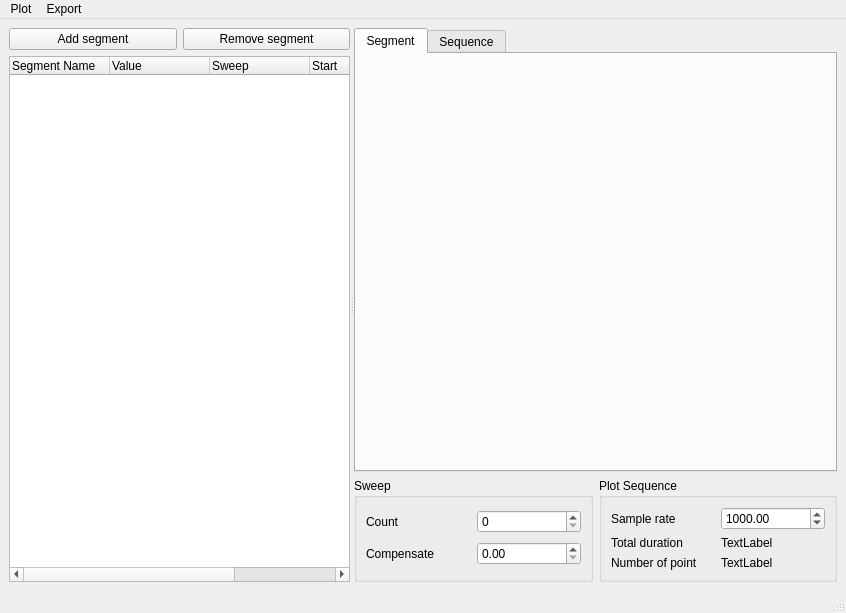
<?xml version="1.0" encoding="UTF-8"?>
<ui version="4.0">
 <class>MainWindow</class>
 <widget class="QMainWindow" name="MainWindow">
  <property name="geometry">
   <rect>
    <x>0</x>
    <y>0</y>
    <width>846</width>
    <height>613</height>
   </rect>
  </property>
  <property name="windowTitle">
   <string>MainWindow</string>
  </property>
  <widget class="QWidget" name="centralwidget">
   <layout class="QVBoxLayout" name="verticalLayout_4">
    <item>
     <widget class="QSplitter" name="splitter">
      <property name="orientation">
       <enum>Qt::Horizontal</enum>
      </property>
      <widget class="QWidget" name="verticalLayoutWidget_2">
       <layout class="QVBoxLayout" name="verticalLayout_3">
        <item>
         <layout class="QHBoxLayout" name="horizontalLayout">
          <item>
           <widget class="QPushButton" name="bt_add_segment">
            <property name="text">
             <string>Add segment</string>
            </property>
           </widget>
          </item>
          <item>
           <widget class="QPushButton" name="bt_rm_segment">
            <property name="text">
             <string>Remove segment</string>
            </property>
           </widget>
          </item>
         </layout>
        </item>
        <item>
         <widget class="QTreeWidget" name="tree">
          <property name="sizePolicy">
           <sizepolicy hsizetype="MinimumExpanding" vsizetype="Expanding">
            <horstretch>0</horstretch>
            <verstretch>0</verstretch>
           </sizepolicy>
          </property>
          <column>
           <property name="text">
            <string>Segment Name</string>
           </property>
          </column>
          <column>
           <property name="text">
            <string>Value</string>
           </property>
          </column>
          <column>
           <property name="text">
            <string>Sweep</string>
           </property>
          </column>
          <column>
           <property name="text">
            <string>Start</string>
           </property>
          </column>
          <column>
           <property name="text">
            <string>Finish</string>
           </property>
          </column>
         </widget>
        </item>
       </layout>
      </widget>
      <widget class="QWidget" name="verticalLayoutWidget">
       <layout class="QGridLayout" name="gridLayout_6" columnstretch="0,0">
        <item row="1" column="1">
         <widget class="QGroupBox" name="groupBox">
          <property name="title">
           <string>Plot Sequence</string>
          </property>
          <layout class="QGridLayout" name="gridLayout_7">
           <item row="1" column="0">
            <widget class="QLabel" name="label_4">
             <property name="text">
              <string>Total duration</string>
             </property>
            </widget>
           </item>
           <item row="0" column="1">
            <widget class="PyScientificSpinBox" name="sb_sample_rate">
             <property name="maximum">
              <double>9999999.000000000000000</double>
             </property>
             <property name="value">
              <double>1000.000000000000000</double>
             </property>
            </widget>
           </item>
           <item row="1" column="1">
            <widget class="QLabel" name="duration_label">
             <property name="text">
              <string>TextLabel</string>
             </property>
            </widget>
           </item>
           <item row="3" column="1">
            <widget class="QLabel" name="nbpts_label">
             <property name="text">
              <string>TextLabel</string>
             </property>
            </widget>
           </item>
           <item row="0" column="0">
            <widget class="QLabel" name="label">
             <property name="text">
              <string>Sample rate</string>
             </property>
            </widget>
           </item>
           <item row="3" column="0">
            <widget class="QLabel" name="label_2">
             <property name="text">
              <string>Number of point</string>
             </property>
            </widget>
           </item>
          </layout>
         </widget>
        </item>
        <item row="1" column="0">
         <widget class="QGroupBox" name="groupBox_2">
          <property name="title">
           <string>Sweep</string>
          </property>
          <layout class="QGridLayout" name="gridLayout_8">
           <item row="0" column="0">
            <widget class="QLabel" name="label_3">
             <property name="text">
              <string>Count</string>
             </property>
            </widget>
           </item>
           <item row="0" column="1">
            <widget class="QSpinBox" name="sb_sweep_count"/>
           </item>
           <item row="1" column="1">
            <widget class="PyScientificSpinBox" name="sb_compensate"/>
           </item>
           <item row="1" column="0">
            <widget class="QLabel" name="label_5">
             <property name="text">
              <string>Compensate</string>
             </property>
            </widget>
           </item>
          </layout>
         </widget>
        </item>
        <item row="0" column="0" colspan="2">
         <widget class="QTabWidget" name="plots">
          <property name="currentIndex">
           <number>0</number>
          </property>
          <widget class="QWidget" name="tab">
           <attribute name="title">
            <string>Segment</string>
           </attribute>
           <layout class="QGridLayout" name="gridLayout_2">
            <item row="0" column="0">
             <widget class="MatplotlibWidget" name="plot_segment" native="true">
              <property name="sizePolicy">
               <sizepolicy hsizetype="Preferred" vsizetype="Preferred">
                <horstretch>0</horstretch>
                <verstretch>0</verstretch>
               </sizepolicy>
              </property>
             </widget>
            </item>
           </layout>
          </widget>
          <widget class="QWidget" name="tab_2">
           <attribute name="title">
            <string>Sequence</string>
           </attribute>
           <layout class="QGridLayout" name="gridLayout">
            <item row="0" column="0">
             <widget class="MatplotlibWidget" name="plot_sequence" native="true"/>
            </item>
           </layout>
          </widget>
         </widget>
        </item>
       </layout>
      </widget>
     </widget>
    </item>
   </layout>
  </widget>
  <widget class="QMenuBar" name="menubar">
   <property name="geometry">
    <rect>
     <x>0</x>
     <y>0</y>
     <width>846</width>
     <height>21</height>
    </rect>
   </property>
   <widget class="QMenu" name="menuPlot">
    <property name="title">
     <string>Plot</string>
    </property>
    <addaction name="en_plots"/>
    <addaction name="separator"/>
    <addaction name="en_superpose"/>
    <addaction name="en_highlight"/>
   </widget>
   <widget class="QMenu" name="menuExport">
    <property name="title">
     <string>Export</string>
    </property>
    <addaction name="action_export"/>
   </widget>
   <addaction name="menuPlot"/>
   <addaction name="menuExport"/>
  </widget>
  <widget class="QStatusBar" name="statusbar"/>
  <action name="en_superpose">
   <property name="checkable">
    <bool>true</bool>
   </property>
   <property name="checked">
    <bool>true</bool>
   </property>
   <property name="text">
    <string>Superpose</string>
   </property>
  </action>
  <action name="en_highlight">
   <property name="checkable">
    <bool>true</bool>
   </property>
   <property name="checked">
    <bool>true</bool>
   </property>
   <property name="text">
    <string>Highlight</string>
   </property>
  </action>
  <action name="en_plots">
   <property name="checkable">
    <bool>true</bool>
   </property>
   <property name="checked">
    <bool>true</bool>
   </property>
   <property name="text">
    <string>Enable</string>
   </property>
  </action>
  <action name="action_export">
   <property name="text">
    <string>Python code</string>
   </property>
  </action>
 </widget>
 <customwidgets>
  <customwidget>
   <class>MatplotlibWidget</class>
   <extends>QWidget</extends>
   <header>src.MatplotlibWidget</header>
   <container>1</container>
  </customwidget>
  <customwidget>
   <class>PyScientificSpinBox</class>
   <extends>QDoubleSpinBox</extends>
   <header>pyHegel.gui.ScientificSpinBox</header>
  </customwidget>
 </customwidgets>
 <resources/>
 <connections/>
</ui>
